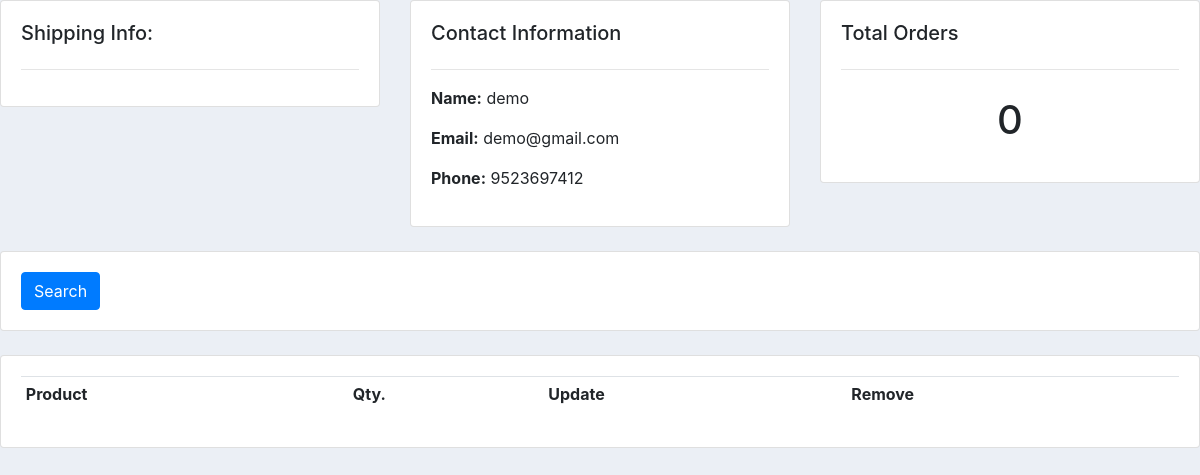
Page /customer/5/ (signed in) on the committed database.
### store/models.py (models this page shows, shortened)
class Customer(models.Model):
	user = models.OneToOneField(
		User, null=True, blank=True, on_delete=models.CASCADE)
	name = models.CharField(max_length=50, null=True)
	phone = models.CharField(max_length= 200, null = True)
	email = models.CharField(max_length=100)

### store/decorators.py (the view)
    def wrapper_func(request, *args, **kwargs):
        group = None
        if request.user.groups.exists():
            group = request.user.groups.all()[0].name
        if group == 'admin':
            return view_func(request, *args, **kwargs)
        if group != 'admin':
            return redirect('store')

### store/views.py (called while the page is built)
@login_required(login_url='login')
@admin_only
def customer(request, pk):
	customer = Customer.objects.get(id=pk)
	orders = customer.orderitem_set.all()
	shippinginfo = customer.shippingaddress_set.all()
	total_order = orders.count()
	context = {'customer': customer, 'orders': orders, 'total_order':total_order, 'shippinginfo': shippinginfo}
	return render(request, 'store/customer.html', context)

### store/templates/store/customer.html (shortened to what this page needs)
{% load static %}
<!DOCTYPE html>
<html>
    <head>
        <link rel="stylesheet" href="https://stackpath.bootstrapcdn.com/bootstrap/4.3.1/css/bootstrap.min.css">
        <link rel="stylesheet" type="text/css" href="{% static 'css/dashboard.css' %}">
    </head>
<body>
    <div class="row">
        <div class="col-md">
            <div class="card card-body">
                <h5>Shipping Info: </h5>
                <hr>
            </div>
        </div>
        <div class="col-md">
            <div class="card card-body">
                <h5>Contact Information</h5>
                <hr>
                <p><b>Name:</b>  {{customer.name}}</p>
                <p><b>Email:</b>  {{customer.email}}</p>
                <p><b>Phone:</b>  {{customer.phone}}</p>
            </div>
        </div>
        <div class="col-md">
            <div class="card card-body">
                <h5>Total Orders</h5>
                <hr>
                <h1 style="text-align: center;padding: 10px">{{total_order}}</h1>
            </div>
        </div>
    </div>
    <br>
    <div class="row">
        <div class="col">
            <div class="card card-body">
                <form method="get">
                <button class="btn btn-primary" type="submit">Search</button>
            </form>
            </div>
        </div>
    </div>
    <br>
    <div class="row">
        <div class="col-md">
            <div class="card card-body">
                <table class="table table-sm">
                    <tr>
                        <th>Product</th>
                        <th>Qty.</th>
                        <th>Update</th>
                        <th>Remove</th>
                    </tr>
                </table>
            </div>
        </div>
    </div>
</body>
</html>

### static/css/dashboard.css (style rules this page uses)
body { background-color: #ebeff5; }

### rows in the picture
Customer: name "demo", email "demo@gmail.com", phone "9523697412"

### other values in the picture
{{ total_order }} "0"
